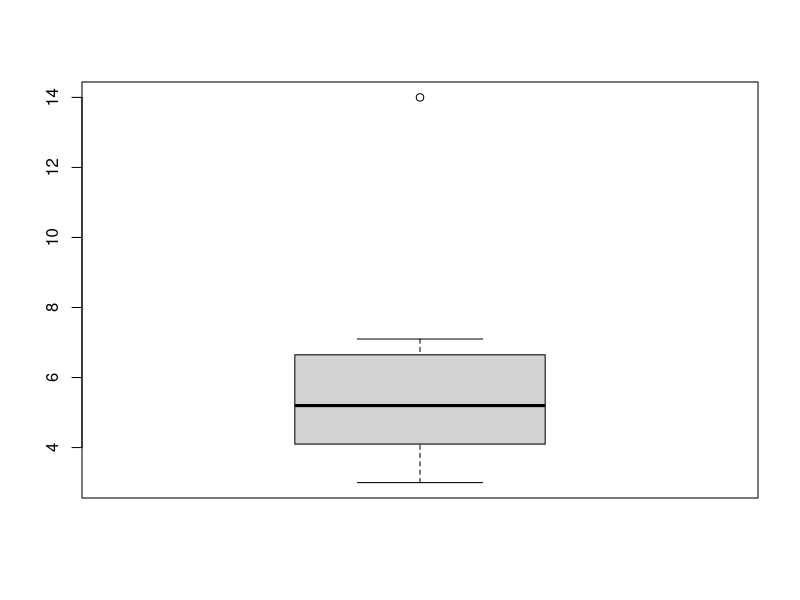

The R script that drew this image:

(muestra=matrix(c(4,4,4,3,5,5,1,1,5,4),2,5))
(muestra<-t(muestra))

(distancias = as.matrix(dist(muestra)))
(distancias = matrix(distancias,5,5))

for (i in 1:5){
	(distancias[,i] = sort(distancias[,i])); 
	(distanciasordenadas = distancias)
	}
distanciasordenadas

for (i in 1:5){
	if (distanciasordenadas[4,i]>2.5) { #2.5 grado de outlier
		print(i); print("es un suceso anomalo o outlier")
	}	
}

(muestra = t(matrix(c(3,2,3.5,12,4.7,4.1,5.2,4.9,7.1,6.1,6.2,5.2,14,5.3),2,7, dimnames=list(c("r","d")))))
(muestra <-data.frame(muestra))


(muestra=matrix(c(4,4,4,3,5,5,1,1,5,4),2,5))
(muestra<-t(muestra))

(distancias = as.matrix(dist(muestra)))
(distancias = matrix(distancias,5,5))

for (i in 1:5){
	(distancias[,i] = sort(distancias[,i])); 
	(distanciasordenadas = distancias)
	}
distanciasordenadas

for (i in 1:5){
	if (distanciasordenadas[4,i]>2.5) { #2.5 grado de outlier
		print(i); print("es un suceso anomalo o outlier")
	}	
}

(muestra = t(matrix(c(3,2,3.5,12,4.7,4.1,5.2,4.9,7.1,6.1,6.2,5.2,14,5.3),2,7, dimnames=list(c("r","d")))))
(muestra <-data.frame(muestra))


(muestra=matrix(c(4,4,4,3,5,5,1,1,5,4),2,5))
(muestra<-t(muestra))

(distancias = as.matrix(dist(muestra)))
(distancias = matrix(distancias,5,5))

for (i in 1:5){
	(distancias[,i] = sort(distancias[,i])); 
	(distanciasordenadas = distancias)
	}
distanciasordenadas

for (i in 1:5){
	if (distanciasordenadas[4,i]>2.5) { #2.5 grado de outlier
		print(i); print("es un suceso anomalo o outlier")
	}	
}

(muestra = t(matrix(c(3,2,3.5,12,4.7,4.1,5.2,4.9,7.1,6.1,6.2,5.2,14,5.3),2,7, dimnames=list(c("r","d")))))
(muestra <-data.frame(muestra))

#DIAGRAMA DE CAJA Y BIGOTES
(boxplot(muestra$r, range=1.5, plot=TRUE))




